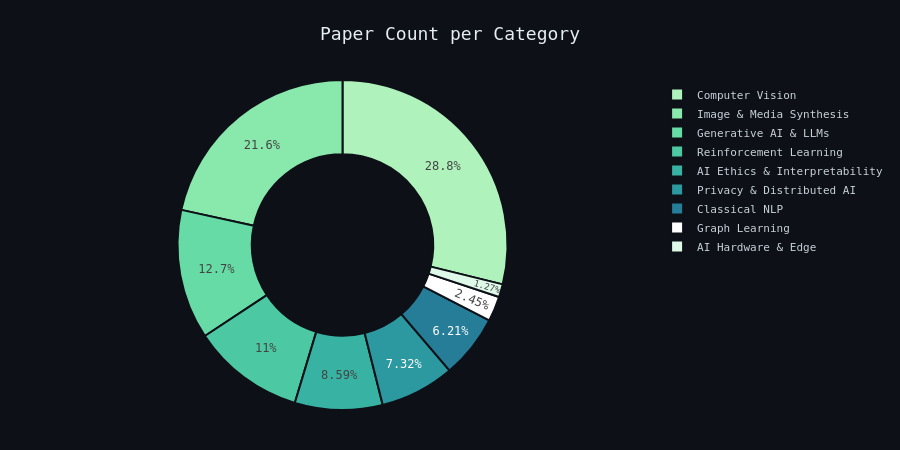
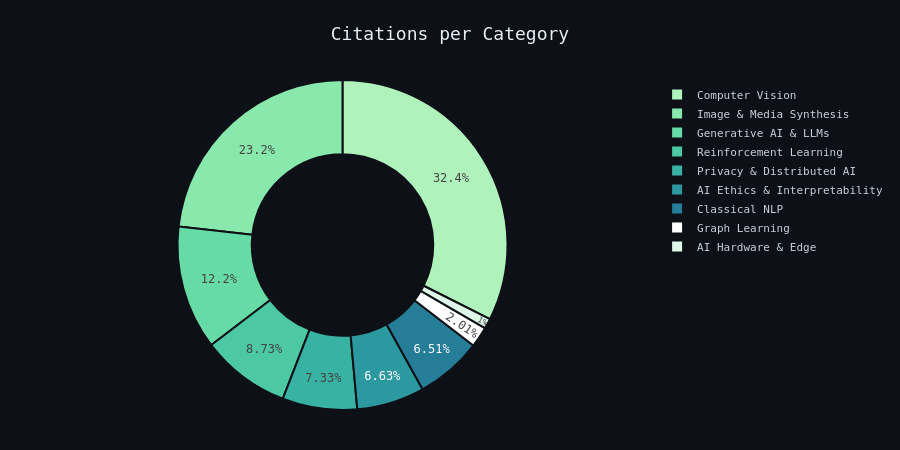
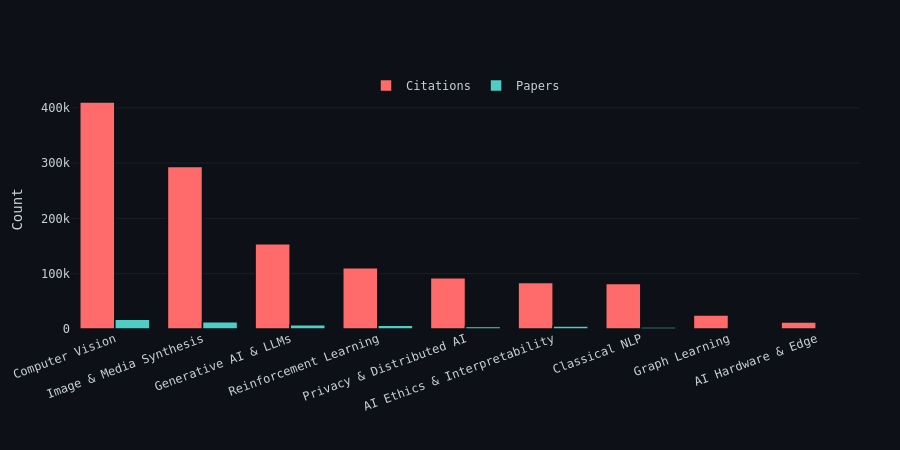
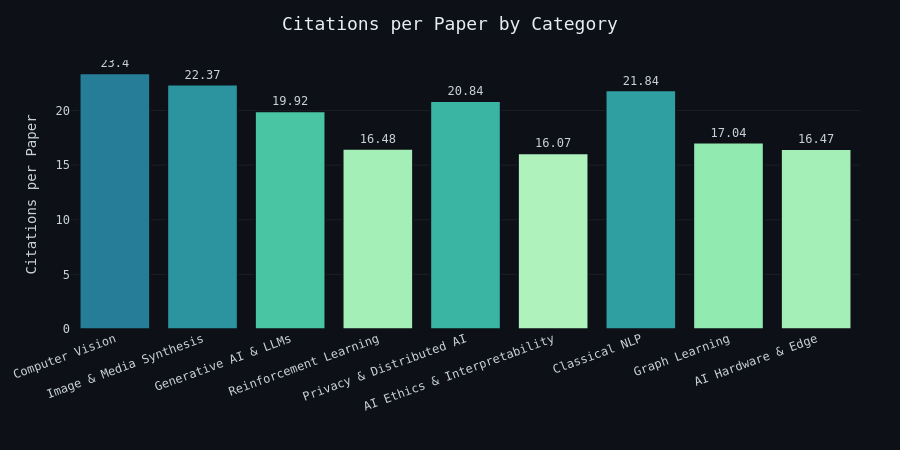

Notebook cell for these charts, in order:
### Markdown cell above
Question 2: Which AI categories are cited most often?
<a id='s6q2'></a>

### Code cell
ai_citations = pd.read_csv(path / "QSection6-2-1.csv")

pq.s6q2(ai_citations)

### Figure 1 — Plotly figure (JSON) as saved in the notebook; plotly's stock layout.template omitted (floating-point values rounded to 4 significant figures)
{"data": [{"domain": {"x": [0, 1], "y": [0, 1]}, "hole": 0.55, "hovertemplate": "<b>%{label}</b><br>Papers: %{value}<br>Share: %{percent}<extra></extra>", "labels": ["Computer Vision", "Image & Media Synthesis", "Generative AI & LLMs", "Reinforcement Learning", "Privacy & Distributed AI", "AI Ethics & Interpretability", "Classical NLP", "Graph Learning", "AI Hardware & Edge"], "legendgroup": "", "marker": {"line": {"color": "#0d1117", "width": 2}}, "name": "", "showlegend": true, "textinfo": "percent", "textposition": "inside", "type": "pie", "values": [17547, 13137, 7737, 6713, 4453, 5229, 3777, 1493, 771]}], "layout": {"font": {"color": "#c9d1d9", "family": "DM Mono, IBM Plex Mono, monospace"}, "height": 450, "legend": {"bgcolor": "rgba(0,0,0,0)", "font": {"size": 11}, "tracegroupgap": 0}, "margin": {"b": 40, "l": 40, "r": 40, "t": 80}, "paper_bgcolor": "#0d1117", "piecolorway": ["rgb(176, 242, 188)", "rgb(137, 232, 172)", "rgb(103, 219, 165)", "rgb(76, 200, 163)", "rgb(56, 178, 163)", "rgb(44, 152, 160)", "rgb(37, 125, 152)"], "plot_bgcolor": "#0d1117", "title": {"font": {"color": "#e6edf3", "family": "DM Mono, IBM Plex Mono, monospace", "size": 18}, "text": "Paper Count per Category", "x": 0.5, "xanchor": "center"}}}

### Figure 2 — Plotly figure (JSON) as saved in the notebook; plotly's stock layout.template omitted (floating-point values rounded to 4 significant figures)
{"data": [{"domain": {"x": [0, 1], "y": [0, 1]}, "hole": 0.55, "hovertemplate": "<b>%{label}</b><br>Citations: %{value}<br>Share: %{percent}<extra></extra>", "labels": ["Computer Vision", "Image & Media Synthesis", "Generative AI & LLMs", "Reinforcement Learning", "Privacy & Distributed AI", "AI Ethics & Interpretability", "Classical NLP", "Graph Learning", "AI Hardware & Edge"], "legendgroup": "", "marker": {"line": {"color": "#0d1117", "width": 2}}, "name": "", "showlegend": true, "textinfo": "percent", "textposition": "inside", "type": "pie", "values": [410567, 293935, 154090, 110616, 92807, 84042, 82478, 25446, 12697]}], "layout": {"font": {"color": "#c9d1d9", "family": "DM Mono, IBM Plex Mono, monospace"}, "height": 450, "legend": {"bgcolor": "rgba(0,0,0,0)", "font": {"size": 11}, "tracegroupgap": 0}, "margin": {"b": 40, "l": 40, "r": 40, "t": 80}, "paper_bgcolor": "#0d1117", "piecolorway": ["rgb(176, 242, 188)", "rgb(137, 232, 172)", "rgb(103, 219, 165)", "rgb(76, 200, 163)", "rgb(56, 178, 163)", "rgb(44, 152, 160)", "rgb(37, 125, 152)"], "plot_bgcolor": "#0d1117", "title": {"font": {"color": "#e6edf3", "family": "DM Mono, IBM Plex Mono, monospace", "size": 18}, "text": "Citations per Category", "x": 0.5, "xanchor": "center"}}}

### Figure 3 — Plotly figure (JSON) as saved in the notebook; plotly's stock layout.template omitted (floating-point values rounded to 4 significant figures)
{"data": [{"hovertemplate": "<b>%{x}</b><br>Citations: %{y}<extra></extra>", "marker": {"color": "#FF6B6B", "line": {"color": "#0d1117", "width": 1.5}}, "name": "Citations", "type": "bar", "x": ["Computer Vision", "Image & Media Synthesis", "Generative AI & LLMs", "Reinforcement Learning", "Privacy & Distributed AI", "AI Ethics & Interpretability", "Classical NLP", "Graph Learning", "AI Hardware & Edge"], "y": [410567, 293935, 154090, 110616, 92807, 84042, 82478, 25446, 12697]}, {"hovertemplate": "<b>%{x}</b><br>Papers: %{y}<extra></extra>", "marker": {"color": "#4ECDC4", "line": {"color": "#0d1117", "width": 1.5}}, "name": "Papers", "type": "bar", "x": ["Computer Vision", "Image & Media Synthesis", "Generative AI & LLMs", "Reinforcement Learning", "Privacy & Distributed AI", "AI Ethics & Interpretability", "Classical NLP", "Graph Learning", "AI Hardware & Edge"], "y": [17547, 13137, 7737, 6713, 4453, 5229, 3777, 1493, 771]}], "layout": {"barmode": "group", "font": {"color": "#c9d1d9", "family": "DM Mono, IBM Plex Mono, monospace"}, "height": 450, "legend": {"bgcolor": "rgba(0,0,0,0)", "orientation": "h", "x": 0.5, "xanchor": "center", "y": 1.08}, "margin": {"b": 80, "l": 60, "r": 40, "t": 90}, "paper_bgcolor": "#0d1117", "plot_bgcolor": "#0d1117", "title": {"font": {"color": "#e6edf3", "family": "DM Mono, IBM Plex Mono, monospace", "size": 18}, "x": 0.5, "xanchor": "center"}, "xaxis": {"showgrid": false, "tickangle": -20, "title": {"text": ""}, "zeroline": false}, "yaxis": {"gridcolor": "rgba(255,255,255,0.06)", "showgrid": true, "title": {"text": "Count"}, "zeroline": false}}}

### Figure 4 — Plotly figure (JSON) as saved in the notebook; plotly's stock layout.template omitted (floating-point values rounded to 4 significant figures)
{"data": [{"hovertemplate": "<b>%{x}</b><br>Citations per Paper: %{y:.2f}<extra></extra>", "legendgroup": "", "marker": {"color": [23.4, 22.37, 19.92, 16.48, 20.84, 16.07, 21.84, 17.04, 16.47], "coloraxis": "coloraxis", "line": {"color": "#0d1117", "width": 1.5}, "pattern": {"shape": ""}}, "name": "", "orientation": "v", "showlegend": false, "text": [23.4, 22.37, 19.92, 16.48, 20.84, 16.07, 21.84, 17.04, 16.47], "textposition": "outside", "type": "bar", "x": ["Computer Vision", "Image & Media Synthesis", "Generative AI & LLMs", "Reinforcement Learning", "Privacy & Distributed AI", "AI Ethics & Interpretability", "Classical NLP", "Graph Learning", "AI Hardware & Edge"], "xaxis": "x", "y": [23.4, 22.37, 19.92, 16.48, 20.84, 16.07, 21.84, 17.04, 16.47], "yaxis": "y"}], "layout": {"barmode": "relative", "coloraxis": {"colorbar": {"title": {"text": "citPerPaper"}}, "colorscale": [[0, "rgb(176, 242, 188)"], [0.1667, "rgb(137, 232, 172)"], [0.3333, "rgb(103, 219, 165)"], [0.5, "rgb(76, 200, 163)"], [0.6667, "rgb(56, 178, 163)"], [0.8333, "rgb(44, 152, 160)"], [1, "rgb(37, 125, 152)"]], "showscale": false}, "font": {"color": "#c9d1d9", "family": "DM Mono, IBM Plex Mono, monospace"}, "height": 450, "legend": {"tracegroupgap": 0}, "margin": {"b": 80, "l": 60, "r": 40, "t": 60}, "paper_bgcolor": "#0d1117", "plot_bgcolor": "#0d1117", "title": {"font": {"color": "#e6edf3", "family": "DM Mono, IBM Plex Mono, monospace", "size": 18}, "text": "Citations per Paper by Category", "x": 0.5, "xanchor": "center"}, "xaxis": {"anchor": "y", "domain": [0, 1], "showgrid": false, "tickangle": -20, "title": {"text": ""}, "zeroline": false}, "yaxis": {"anchor": "x", "domain": [0, 1], "gridcolor": "rgba(255,255,255,0.06)", "showgrid": true, "title": {"text": "Citations per Paper"}, "zeroline": false}}}
